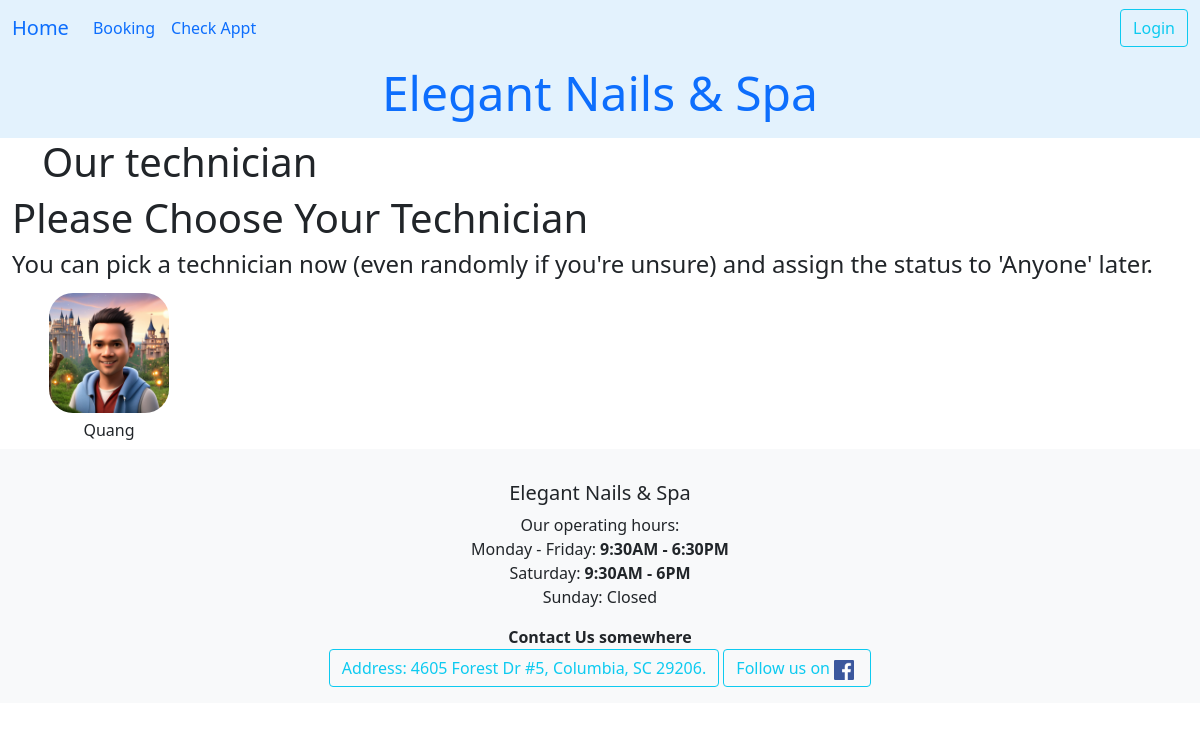
Page /dathen/first_step/ on the earlier database version.
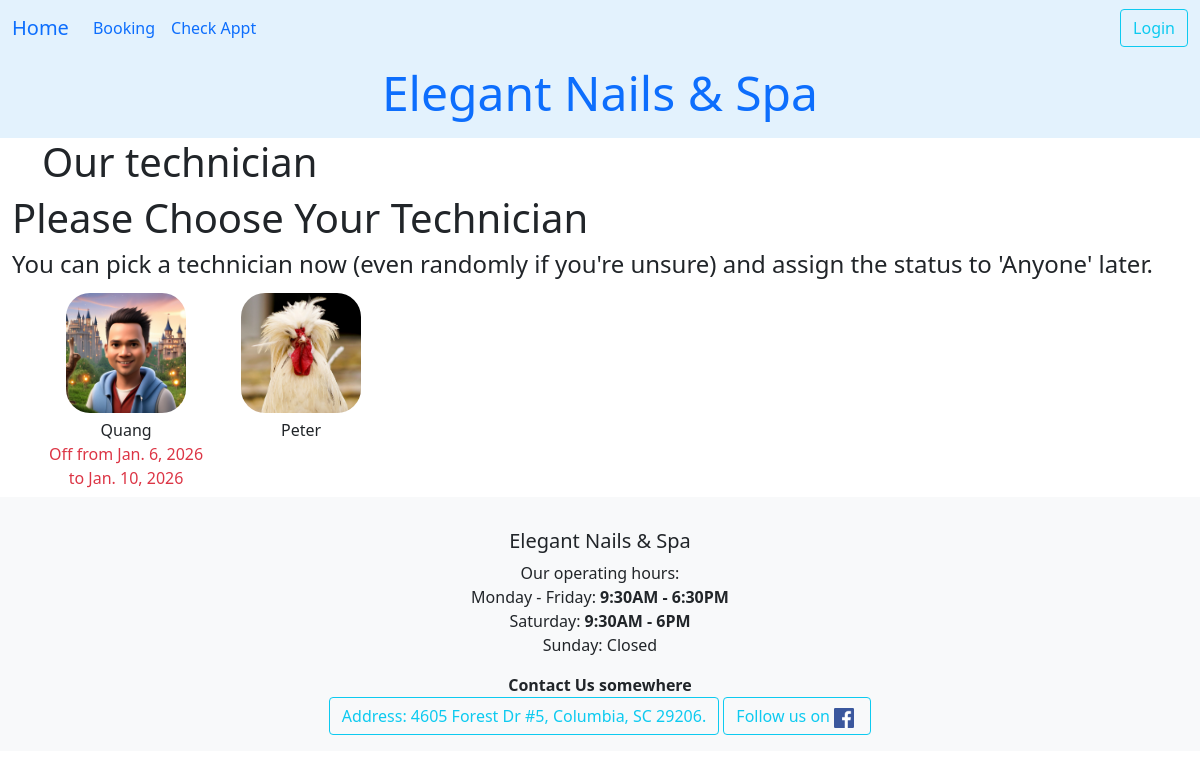
Same page on the later database version.
### ledger/models.py (models this page shows, shortened)
class Technician(models.Model):
    name = models.CharField(max_length=25)
    phone = PhoneNumberField()
    email = models.EmailField(max_length=40, null=True, blank=True)
    owner = models.ForeignKey(settings.AUTH_USER_MODEL, on_delete=models.DO_NOTHING)
    start_work_at = models.TimeField()
    end_work = models.TimeField()
    isWork = models.BooleanField(default=False)
    picture = models.ImageField(upload_to='tech_pictures/', null=True, editable=True)
    services = models.ManyToManyField("Service", blank=True, related_name="tech")
    time_come_in = models.DateTimeField(null=True)
    work_days = models.CharField(max_length=7, default="1111110", help_text="MTWTFSS: 1 for work, 0 for off")
    vacation_start = models.DateField(null=True, blank=True, help_text="Start vacation")
    vacation_end = models.DateField(null=True, blank=True, help_text="End vacation, back work!")
    date_go_work = models.DateField(null=True, blank=True)
    history = HistoricalRecords()
    hire_date = models.DateField(auto_now_add=True, help_text="Date when the technician was hired")
    experience = models.PositiveIntegerField(default=0, help_text="Years of experience in the field")
    bio = models.TextField(max_length=500, null=True, blank=True, help_text="Short bio about the technician")
    view_count = models.IntegerField(default=0)
    is_accept_booking = models.BooleanField(default=True, help_text="Is the technician accepting new bookings?")
    def still_vacation(self):
        if self.vacation_end:
            return self.vacation_end > timezone.now().date()
        return False
    class Meta:
        unique_together = ('name','phone',)
        ordering = ['time_come_in','name']
    def get_absolute_url(self):
        return reverse("datHen:technician_detail", kwargs={"pk": self.pk})

### datHen/views.py (the view)
# urls.py: path('first_step/', views.FirstStep.as_view(), name='first_step' ),
class FirstStep(View):
    template = 'datHen/first_step.html'
    def get(self,request):
        tech = Technician.objects.filter(is_accept_booking=True).exclude(name="anyOne")
        cont = {'allTech': tech}
        return render(request, self.template, cont)

### datHen/templates/datHen/first_step.html (shortened to what this page needs)
{% extends 'base.html' %}
{% load crispy_forms_tags %}
{% load static %}
{% block heading %}
    <h1 class='title'>Our technician</h1>
{% endblock heading %}
{% block content %}
<h1>Please Choose Your Technician</h1>
<h4>You can pick a technician now (even randomly if you're unsure) and assign the status to 'Anyone' later.</h4>
    <div class="container text-center">
        <div class="row row-cols-auto">
            {% for employee in allTech %}
          <div class="col">
            <a href="{{ employee.get_absolute_url }}" id="tech-item" class="text-decoration-none link-offset-2 link-underline link-underline-opacity-0">
                <img src="{% if employee.picture %} {{ employee.picture.url }} {% else %} {% static 'ledger/images/person.jpg' %} {% endif %}" class="img-fluid" alt="{{ employee.name }}" style="width: 120px; height: 120px; object-fit: cover;" id="tech-pic">
                <div id="tech-name">{{ employee.name | title }} </div>
                {% if employee.still_vacation %}
                    <div class="text-danger">Off from {{ employee.vacation_start }} <br>to {{ employee.vacation_end }}</div>
                {% endif %}
            </a>
            </div>
            {% endfor %}
        </div>
      </div>
{% endblock content %}
{% block footer %}
    <strong>Contact Us somewhere</strong>
{% endblock footer %}

### ledger/templates/base.html (shortened to what this page needs)
<!DOCTYPE html>
{% load static %}
<html lang="en">
<head>
    <link href="https://cdn.jsdelivr.net/npm/bootstrap@5.0.2/dist/css/bootstrap.min.css" rel="stylesheet">
    <link rel="stylesheet" href="https://cdn.jsdelivr.net/npm/bootstrap-icons@1.11.3/font/bootstrap-icons.css">
</head>
<body>
    <nav class="navbar navbar-expand-lg" style="background-color: #e3f2fd;">
        <div class="container-fluid">
            <a class="navbar-brand" href="{% url 'ledger:index' %}">Home</a>
            <div class="collapse navbar-collapse" id="navbarSupportedContent">
                <ul class="navbar-nav me-auto mb-2 mb-lg-0">
                    {% if user.is_authenticated %}
                        <li class="nav-item">
                            <a class="nav-link" href="{% url 'ledger:complimentary_list' %}">Complimentary</a>
                        </li>
                        <li class="nav-item">
                            <a class="nav-link" href="{% url 'ledger:all_supplies' %}">Supply</a>
                        </li>
                        <li class="nav-item">
                            <a class="nav-link" href="{% url 'ledger:services' %}">Services</a>
                        </li>
                        <li class="nav-item">
                            <a class="nav-link active" aria-current="page" href="{% url 'ledger:all_employee' %}">All Employee</a>
                        </li>
                        <li class="nav-item">
                            <a class="nav-link" href="{% url 'ledger:user_chat_room' %}">Chat Room</a>
                        </li>
                        <li class="nav-item">
                            <a class="nav-link" href="{% url 'ledger:walkin' %}">Walk In</a>
                        </li>
                        <li class="nav-item">
                            <a class="nav-link" href="{% url 'datHen:listHen' %}">Today Clients</a>
                        </li>
                    {% else %}
                        <li class="nav-item">
                            <a class="nav-link" href="{% url 'datHen:first_step' %}">Booking</a>
                        </li>
                        <li class="nav-item">
                            <a class="nav-link" href="{% url 'datHen:find_client' %}">Check Appt</a>
                        </li>
                    {% endif %}
                </ul>
                <div class="auth-buttons">
                    {% if user.is_authenticated %}
                        <form id="logout-form" method="post" action="{% url 'logout' %}" class="d-inline">
                            {% csrf_token %}
                            <button class="btn btn-outline-info" type="submit">Logout</button>
                        </form>
                    {% else %}
                        <a class="btn btn-outline-info" href="{% url 'login' %}">Login</a>
                    {% endif %}
                </div>
            </div>
        </div>
    </nav>
    <nav class="nav justify-content-center fs-4" style="background-color: #e3f2fd;">
        <h1 class="nav-link"><span class="cursive-text display-5">Elegant Nails & Spa</span> {{ user.username| title }}</h1>
    </nav>
    <div class="container-md">
        {% block heading %}
        {% endblock heading %}
    </div>
    <div class="container-fluid">
        {% block content %}
        {% endblock content %}
    </div>
    <footer class="footer bg-light text-center py-3">
        <div class="card-body">
            <h5 class="card-title">Elegant Nails & Spa</h5>
            <p class="card-text">
                Our operating hours:<br>
                Monday - Friday: <strong>9:30AM - 6:30PM</strong><br>
                Saturday: <strong>9:30AM - 6PM</strong><br>
                Sunday: Closed
            </p>
        </div>
        <div class="text-center">
        {% block footer %}
        {% endblock footer %}
        </div>
        <a class="btn btn-outline-info" href="https://www.google.com/maps/place/Aria+Nail+Spa/@34.02038,-80.9710602,17z/data=!3m1!4b1!4m6!3m5!1s0x88f8af45f0cb8575:0x1776d13ae287cb50!8m2!3d34.02038!4d-80.9710602!16s%2Fg%2F11fvpz2t29?entry=ttu&g_ep=EgoyMDI1MDUyNi4wIKXMDSoASAFQAw%3D%3D" role="button">
            Address: 4605 Forest Dr #5, Columbia, SC 29206.
        </a>
        <a class="btn btn-outline-info" href="https://www.facebook.com/quang.hu.10" role="button">
            Follow us on
            <img src="{% static 'ledger/images/Facebook.png' %}" alt="Facebook logo" width="20" height="20" class="me-1">
        </a>
    </footer>
</body>
</html>

### ledger/templates/base.html (style rules this page uses)
.navbar .auth-buttons { margin-left: auto; }

### datHen/templates/datHen/first_step.html (style rules this page uses)
#tech-item { display: flex; flex-direction: column; align-items: center; text-decoration: none; color: inherit; padding: 7px; }
#tech-pic { width: 120px; height: 120px; object-fit: cover; border-radius: 20%; }
#tech-name { margin-top: 5px; font-size: 16px; }

Differences in the rows shown:
changed Technician "Quang": vacation_start (not shown) → "Jan. 6, 2026"; vacation_end (not shown) → "Jan. 10, 2026"
now on this page (row edited): Technician: picture (picture), name "Peter"
